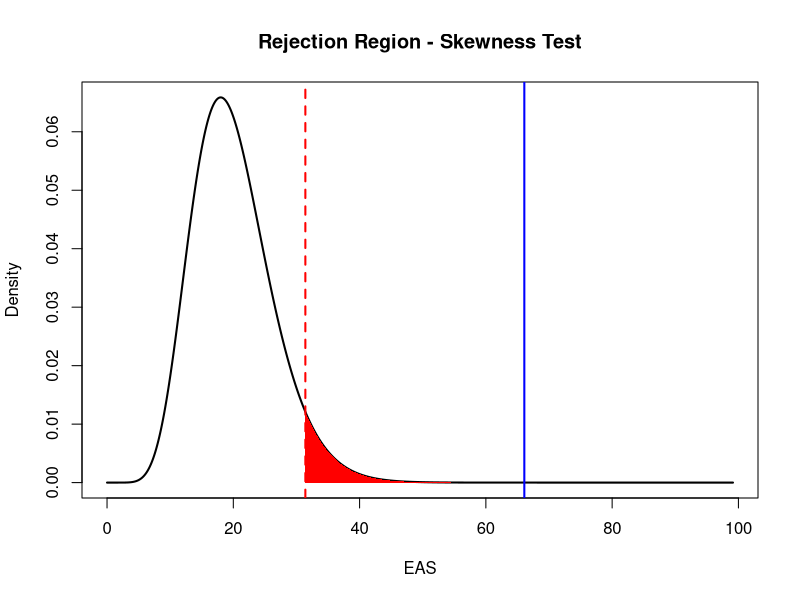

Reproduce this figure in R.
## ---- chunk 1
data(iris)

tail(iris)
dim(iris)
names(iris) 
## ---- chunk 2
    X <- as.matrix(iris[,1:4])
    n <- 150
    p <- 4 
    I <- diag(n)
    Jn <- matrix(1, nrow = n, ncol = n) 
    Xc <- (I - 1/n*Jn)%*%X
    XcT <- t(Xc)
    S <- 1/(n-1) * (XcT%*%Xc)
    # This is the easiest way. However we do it, as before because is better to understand.
    SAuto <- cov(X)
## ---- chunk 3
    SInvert = solve(S)
    M = Xc%*%SInvert%*%XcT
## ---- chunk 4
    b1p <- 0

    for (i in 1:nrow(M)) {
        for (j in 1:ncol(M)) {
            
            element <- (1/(n^2)) * (M[i, j])^3
            
            b1p <- b1p + element
            
        }
    }
## ---- chunk 5
    EAS<-(n/6)*b1p
    df<-(1/6)*(p*(p+1)*(p+2))
    pValueSkewness <- pchisq(EAS, df = df, lower.tail = FALSE)
    alpha<-0.05
## ---- chunk 6
    crit <- qchisq(1 - alpha, df)

    x <- seq(0, max(EAS, crit)*1.5, length=1000)
    y <- dchisq(x, df)

    plot(x, y, type="l", lwd=2, main="Rejection Region - Skewness Test", xlab="EAS", ylab="Density")

    x_rej <- seq(crit, max(x), length=500)
    y_rej <- dchisq(x_rej, df)

    polygon(c(crit, x_rej, max(x)), c(0, y_rej, 0), col="red", border=NA)

    abline(v=crit, col="red", lwd=2, lty=2)
    abline(v=EAS, col="blue", lwd=2)
## ---- chunk 7
    b2p <- (1/n) * sum(diag(M)^2)
## ---- chunk 8
    z <- (b2p - p*(p+2)) / sqrt((8*p*(p+2))/n)
## ---- chunk 9
    pValueKurtosis <-pchisq(z^2, df = 1, lower.tail = FALSE)
    alpha <-0.05
